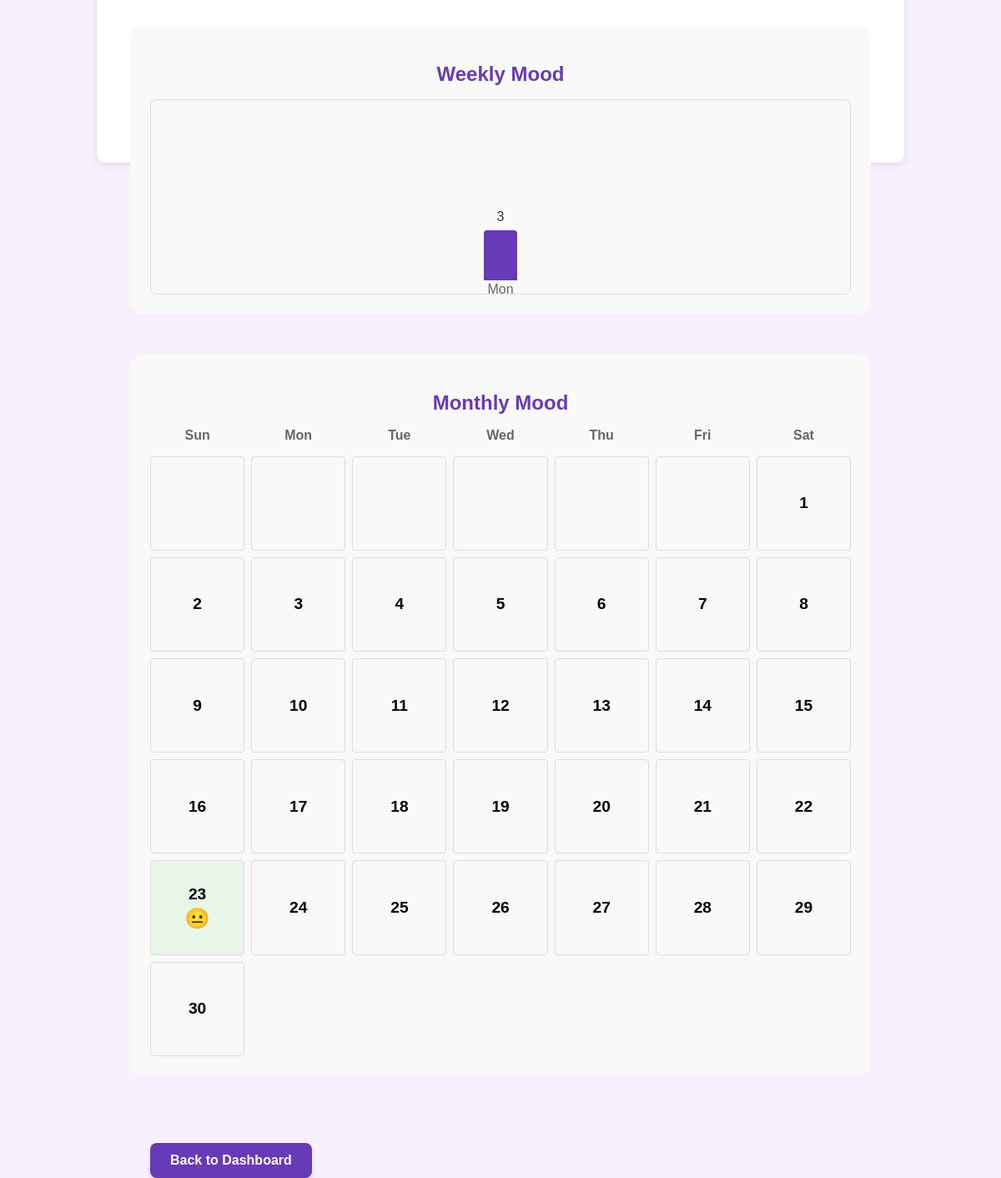
The page /features/mood (signed in, lower part) on the database as committed earlier.
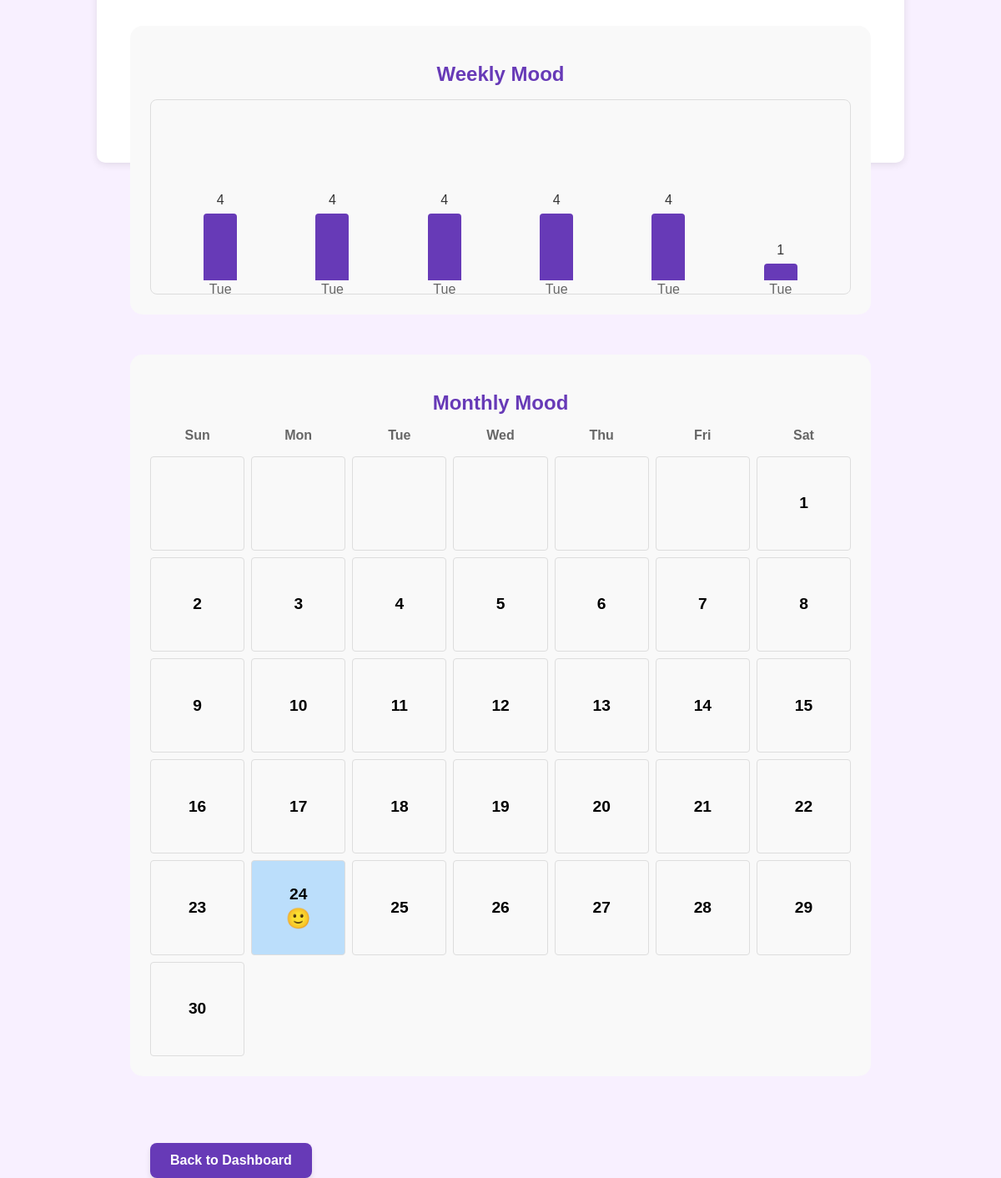
The same page on the database as committed later.
### tables this page shows
CREATE TABLE user_moods (
            mood_id INTEGER PRIMARY KEY AUTOINCREMENT,
            user_id TEXT NOT NULL,
            mood_value INTEGER NOT NULL CHECK (mood_value BETWEEN 1 AND 5),
            mood_note TEXT,
            recorded_at TIMESTAMP DEFAULT CURRENT_TIMESTAMP,
            FOREIGN KEY (user_id) REFERENCES users(user_id) ON DELETE CASCADE
        );

### temp/features.py (the view)
@features.route('/mood', methods=['GET', 'POST'])
@login_required
def mood_tracking():
    user_id = session.get('user_id')
    if request.method == 'POST':
        mood_value = int(request.form.get('mood_value', 3))
        mood_note = request.form.get('mood_note', '')
        models.set_mood(user_id, mood_value, mood_note)
        flash('Mood recorded successfully!', 'success')
    weekly_moods = models.get_weekly_moods(user_id)
    today = datetime.datetime.now()
    monthly_moods = models.get_monthly_moods(user_id, today.year, today.month)
    return render_template('features/mood_tracking.html',
                          weekly_moods=weekly_moods,
                          monthly_moods=monthly_moods,
                          today=today,
                          datetime=datetime)

### temp/features.py (called while the page is built)
def login_required(f):
    @wraps(f)
    def decorated_function(*args, **kwargs):
        if 'user_id' not in session:
            return redirect(url_for('login'))
        return f(*args, **kwargs)
    return decorated_function

### temp/models.py (called while the page is built)
def get_db():
    if "sqlite_db" not in flask.g:
        flask.g.sqlite_db = sqlite3.connect(
            flask.current_app.config["DATABASE_FILENAME"],
            detect_types=sqlite3.PARSE_DECLTYPES
        )
        flask.g.sqlite_db.execute("PRAGMA foreign_keys = ON")
        flask.g.sqlite_db.row_factory = sqlite3.Row
    return flask.g.sqlite_db

def get_weekly_moods(user_id):
    conn = get_db()
    cursor = conn.cursor()
    seven_days_ago = (datetime.datetime.now() - datetime.timedelta(days=7)).isoformat()
    cursor.execute(
        """
        SELECT * FROM user_moods
        WHERE user_id = ? AND recorded_at >= ?
        ORDER BY recorded_at
        """,
        (user_id, seven_days_ago)
    )
    moods = cursor.fetchall()
    return [dict(mood) for mood in moods]

def get_monthly_moods(user_id, year, month):
    conn = get_db()
    cursor = conn.cursor()
    if not (1 <= month <= 12):
        raise ValueError("Month must be between 1 and 12")
    start_date = datetime.date(year, month, 1).isoformat()
    if month == 12:
        end_date = datetime.date(year + 1, 1, 1).isoformat()
    else:
        end_date = datetime.date(year, month + 1, 1).isoformat()
    cursor.execute(
        """
        SELECT * FROM user_moods
        WHERE user_id = ? AND recorded_at >= ? AND recorded_at < ?
        ORDER BY recorded_at
        """,
        (user_id, start_date, end_date)
    )
    moods = cursor.fetchall()
    return [dict(mood) for mood in moods]

### temp/templates/features/mood_tracking.html (shortened to what this page needs)
<!DOCTYPE html>
<html lang="en">
<head>
    <link rel="stylesheet" href="{{ url_for('static', filename='css/style.css') }}">
</head>
<body>
    <div class="mood-container">
        <div class="mood-charts">
            <div class="chart-section">
                <h2 class="chart-title">Weekly Mood</h2>
                <div class="weekly-chart">
                    {% for mood in weekly_moods %}
                    <div class="chart-bar mood-level-{{ mood.mood_value }}">
                        <span class="chart-value">{{ mood.mood_value }}</span>
                        <span class="chart-label">{{ mood.recorded_at.strftime('%a') }}</span>
                    </div>
                    {% endfor %}
                </div>
            </div>
            <div class="chart-section">
                <h2 class="chart-title">Monthly Mood</h2>
                <div class="calendar-header">
                    <div class="calendar-day">Sun</div>
                    <div class="calendar-day">Mon</div>
                    <div class="calendar-day">Tue</div>
                    <div class="calendar-day">Wed</div>
                    <div class="calendar-day">Thu</div>
                    <div class="calendar-day">Fri</div>
                    <div class="calendar-day">Sat</div>
                </div>
                <div class="monthly-calendar">
                    {% set first_day = today.replace(day=1) %}
                    {% set next_month = today.replace(day=28) + datetime.timedelta(days=4) %}
                    {% set last_day = (next_month.replace(day=1) - datetime.timedelta(days=1)).day %}
                    {% for _ in range(first_day.weekday()) %}
                    <div class="calendar-date"></div>
                    {% endfor %}
                    {% for day in range(1, last_day + 1) %}
                    {% set mood = monthly_moods|selectattr('recorded_at.day', 'eq', day)|first %}
                    <div class="calendar-date {% if mood %}mood-{{ mood.mood_value }}{% endif %}">
                        <span class="calendar-date-number">{{ day }}</span>
                        {% if mood %}
                        <span class="calendar-date-mood">
                            {% if mood.mood_value == 3 %}😐{% endif %}
                            {% if mood.mood_value == 4 %}🙂{% endif %}
                        </span>
                        {% endif %}
                    </div>
                    {% endfor %}
                </div>
            </div>
        </div>
        <div class="nav-links">
            <a href="{{ url_for('dashboard') }}" class="btn btn-save">Back to Dashboard</a>
        </div>
    </div>
</body>
</html>

### temp/static/css/style.css (style rules this page uses)
body { margin: 0; padding: 0; font-family: 'Arial', sans-serif; background-color: #E8DEFC; display: flex; height: 100vh; }

### temp/templates/features/mood_tracking.html (style rules this page uses)
body { background-color: #f8f0ff; font-family: 'Arial', sans-serif; }
.mood-container { padding: 4rem; width: 70%; height: 100%; max-width: 1100px; margin: 0 auto; background-color: white; border-radius: 10px; box-shadow: 0 2px 10px rgba(0, 0, 0, 0.1); margin: 2rem auto; }
.btn { display: inline-block; padding: 0.75rem 1.5rem; border: none; border-radius: 8px; cursor: pointer; font-weight: bold; font-size: 1rem; text-decoration: none; color: white; background-color: #673ab7; box-shadow: 0 4px 6px rgba(0, 0, 0, 0.1); transition: all 0.2s ease-in-out; }
.btn-save { background-color: #673ab7; color: white; border: none; align-self: flex-start; }
.mood-charts { margin-top: 2rem; display: flex; flex-direction: column; align-items: center; }
.chart-section { margin-bottom: 3rem; width: 100%; background-color: #f9f9f9; border-radius: 15px; padding: 1.5rem; }
.chart-title { font-weight: bold; margin-bottom: 1rem; color: #673ab7; text-align: center; font-size: 1.5rem; }
.weekly-chart { height: 200px; background-color: #f9f9f9; border: 1px solid #ddd; border-radius: 8px; padding: 1rem; display: flex; align-items: flex-end; justify-content: space-around; }
.chart-bar { width: 40px; background-color: #673ab7; margin: 0 5px; border-radius: 4px 4px 0 0; position: relative; display: flex; flex-direction: column; justify-content: flex-end; align-items: center; }
.mood-level-1 { height: 20px; }
.mood-level-4 { height: 80px; }
.chart-label { position: absolute; bottom: -20px; left: 50%; transform: translateX(-50%); font-size: 1rem; color: #666; }
.chart-value { position: absolute; top: -25px; left: 50%; transform: translateX(-50%); font-size: 1rem; color: #333; }
.monthly-calendar { display: grid; grid-template-columns: repeat(7, 1fr); gap: 0.5rem; }
.calendar-header { display: grid; grid-template-columns: repeat(7, 1fr); gap: 0.5rem; margin-bottom: 1rem; }
.calendar-day { text-align: center; font-weight: bold; color: #666; font-size: 1rem; }
.calendar-date { aspect-ratio: 1; display: flex; flex-direction: column; align-items: center; justify-content: center; border: 1px solid #ddd; border-radius: 4px; font-size: 1.2rem; }
.calendar-date-number { font-weight: bold; }
.calendar-date-mood { font-size: 1.5rem; margin-top: 0.25rem; }
.mood-4 { background-color: #bbdefb; }
.nav-links { display: flex; justify-content: space-between; margin-top: 2rem; }

Rows that differ between the two databases and show on the page:
changed user_moods (number 1 of 6 on the later page): mood_value "3" → "4"; recorded_at "Mon" → "Tue"
added user_moods: mood_value "4", recorded_at "Tue"
added user_moods: mood_value "4", recorded_at "Tue"
added user_moods: mood_value "4", recorded_at "Tue"
added user_moods: mood_value "4", recorded_at "Tue"
added user_moods: mood_value "1", recorded_at "Tue"
